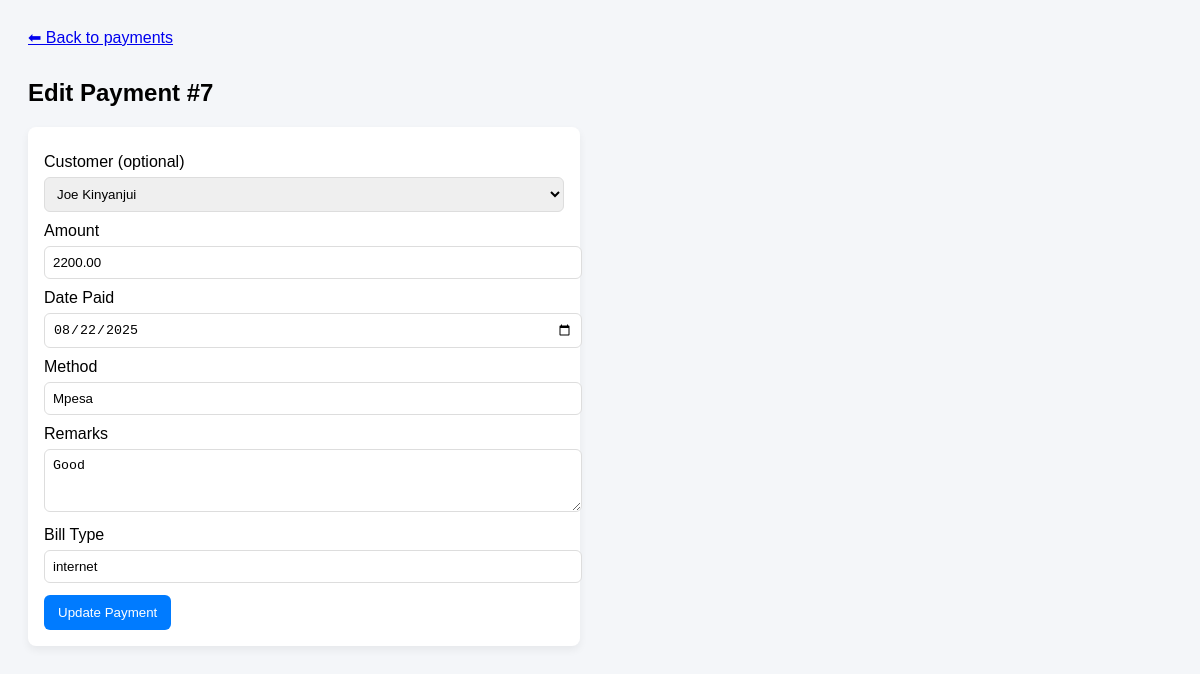
The page /edit_payment.php?id=7 (signed in) on the database its author committed.
### tables this page shows
CREATE TABLE `payments` (
  `id` int(11) NOT NULL,
  `customer_id` int(11) NOT NULL,
  `amount` decimal(10,2) NOT NULL,
  `date_paid` date NOT NULL,
  `method` varchar(20) DEFAULT NULL,
  `remarks` varchar(100) DEFAULT NULL,
  `bill_type` enum('customer','internet') DEFAULT 'customer'
);

CREATE TABLE `customers` (
  `id` int(11) NOT NULL,
  `name` varchar(100) NOT NULL,
  `phone` varchar(20) NOT NULL,
  `location` varchar(100) DEFAULT NULL,
  `package` varchar(50) DEFAULT NULL,
  `installation_fee` decimal(10,2) DEFAULT 0.00,
  `router_cost` decimal(10,2) DEFAULT 0.00,
  `ethernet_cost` decimal(10,2) DEFAULT 0.00,
  `start_date` date DEFAULT NULL,
  `status` enum('active','inactive') DEFAULT 'active'
);

### edit_payment.php (the view, shortened to what this page needs)
<?php
require_once 'session.php';
$id = isset($_GET['id']) ? (int)$_GET['id'] : 0;
$stmt = $conn->prepare("SELECT * FROM payments WHERE id = ?");
$stmt->bind_param("i", $id);
$stmt->execute();
$payment = $stmt->get_result()->fetch_assoc();
$customers = $conn->query("SELECT id, name FROM customers ORDER BY name ASC");
?>
<!DOCTYPE html>
<html>
<head>
</head>
<body>
    <a class="back" href="payments.php">⬅ Back to payments</a>
    <h2>Edit Payment #<?= $payment['id'] ?></h2>
    <form method="post" action="">
        <label>Customer (optional)</label>
        <select name="customer_id">
            <?php while($c = $customers->fetch_assoc()): ?>
                <option value="<?= $c['id'] ?>" <?= $c['id'] == $payment['customer_id'] ? 'selected' : '' ?>><?= htmlspecialchars($c['name']) ?></option>
            <?php endwhile; ?>
        </select>
        <label>Amount</label>
        <input type="number" name="amount" step="0.01" value="<?= htmlspecialchars($payment['amount']) ?>" required>
        <label>Date Paid</label>
        <input type="date" name="date_paid" value="<?= htmlspecialchars($payment['date_paid']) ?>">
        <label>Method</label>
        <input type="text" name="method" value="<?= htmlspecialchars($payment['method'] ?? '') ?>">
        <label>Remarks</label>
        <textarea name="remarks" rows="3"><?= htmlspecialchars($payment['remarks'] ?? '') ?></textarea>
        <label>Bill Type</label>
        <input type="text" name="bill_type" value="<?= htmlspecialchars($payment['bill_type'] ?? 'internet') ?>">
        <button type="submit">Update Payment</button>
    </form>
</body>
</html>

### edit_payment.php (style rules this page uses)
body { font-family:Arial;background:#f4f6f9;padding:20px }
form { max-width:520px;background:#fff;padding:16px;border-radius:8px;box-shadow:0 4px 8px rgba(0,0,0,.06) }
label { display:block;margin-top:10px }
input,select,textarea { width:100%;padding:8px;margin-top:6px;border:1px solid #ddd;border-radius:6px }
button { margin-top:12px;padding:10px 14px;background:#007BFF;color:#fff;border:none;border-radius:6px;cursor:pointer }
a.back { display:inline-block;margin-bottom:12px }

### rows shown on the page
payments: id "7", customer_id "Joe Kinyanjui", amount "2200.00", date_paid "08/22/2025", method "Mpesa", remarks "Good", bill_type "internet"
